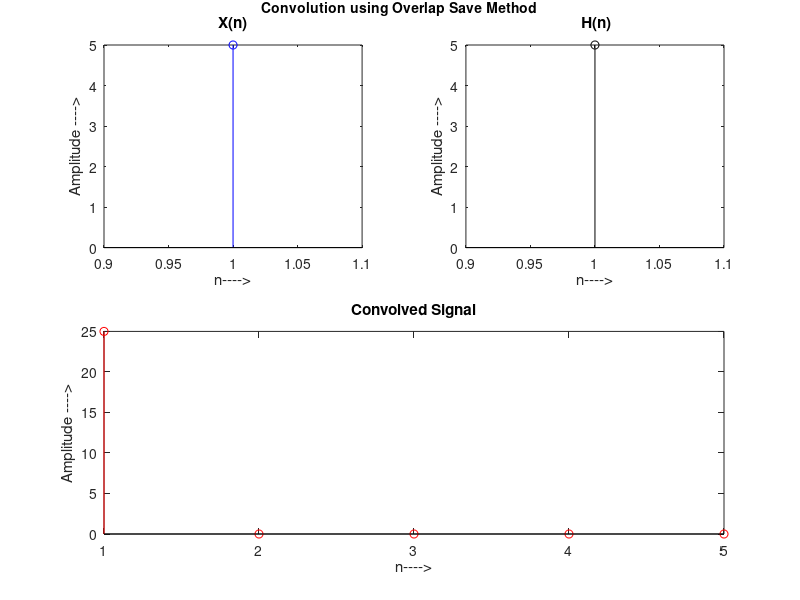

Write the MATLAB code that produced this figure.
% Theory
% 
% Overlap Save Method
% 
% In this method, the size of the input data blocks is N=L+M-1 and the DFTs 
% and the IDFTs are of length L. Each Data Block consists of the last M-1 
% data points of the previous block followed by L new data points to form a 
% data sequence of length N=L+M-1.An N point DFT  is computed for each data 
% block. The impulse response of the FIR filter is increased in length by 
% appending L-1 zeros and an N-point DFT of the sequence is computed once 
%and stored. The multiplication of the N-point DFTs for the mth block of 
%data yields 
%                         Ym(k)=h(k)Xm(k). 
% Since the data record is of length N, the first M-1 points of Ym(n)are 
% corrupted by aliasing and must be discarded. The last L points of Ym(n) 
% are exactly the same as the result  from linear convolution. To avoid 
% loss of data due to aliasing, the last M-1  points of each data record 
% are saved and these points become the first M-1 data points of the 
% subsequent record. To begin the processing, the first M-1 point of the 
% first record is set to zero. The resulting data sequence from the IDFT 
% are given where the first M-1 points are discarded due to aliasing and 
% the remaining L points constitute the desired result from the linear 
% convolution. This segmentation of the input data and the fitting of the 
% output data blocks together form the output sequence. 

clc;
clear all;
x=input('Enter 1st sequence X(n)= ');
h=input('Enter 2nd sequence H(n)= ');
L=input('Enter length of each block L = ');

% Code to plot X(n)
subplot (2,2,1);
stem(x);
stem(x,'blue');
xlabel ('n---->');
ylabel ('Amplitude ---->');
title('X(n)');

%Code to plot H(n)
subplot (2,2,2);
stem(h);
stem(h,'black');
xlabel ('n---->');
ylabel ('Amplitude ---->');
title(' H(n)');

% Code to perform Convolution using Overlap Save Method
M=length(h);
lx=length(x);
r=rem(lx,L);
x1=[x zeros(1,L-r)];
nr=(length(x1))/L;
h1=[h zeros(1,L-1)];
for k=1:nr
    Ma(k,:)=x1(((k-1)*L+1):k*L)
    if k==1
        Ma1(k,:)=[zeros(1,M-1) Ma(k,:)];
    else 
        Ma1(k,:)=[Ma(k-1,(L-M+2):L) Ma(k,:)];        
    end
     Ma2(k,:)=ifft(fft(Ma1(k,:)).*fft(h1));
end
Ma3=Ma2(:,M:(L+M-1));
y1=Ma3';
y=y1(:)'

% Representation of the Convoled Signal
subplot (2,2,3:4);
stem(y,'red');
xlabel ('n---->');
ylabel ('Amplitude ---->');
title ('Convolved Signal');

% Add title to the Overall Plot
ha = axes ('Position',[0 0 1 1],'Xlim',[0 1],'Ylim',[0 1],'Box','off','Visible','off','Units','normalized', 'clipping' , 'off');
text (0.5, 1,'\bf Convolution using Overlap Save Method ','HorizontalAlignment','center','VerticalAlignment', 'top')